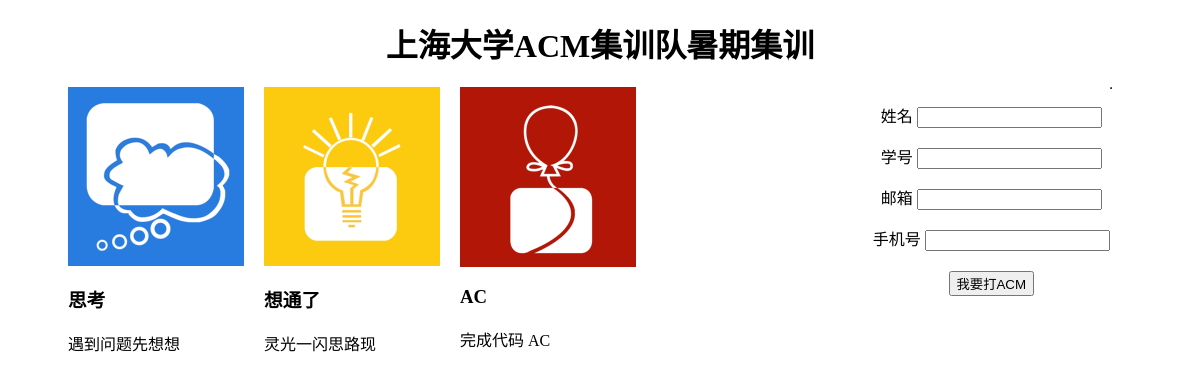
Before: / with the older database file.
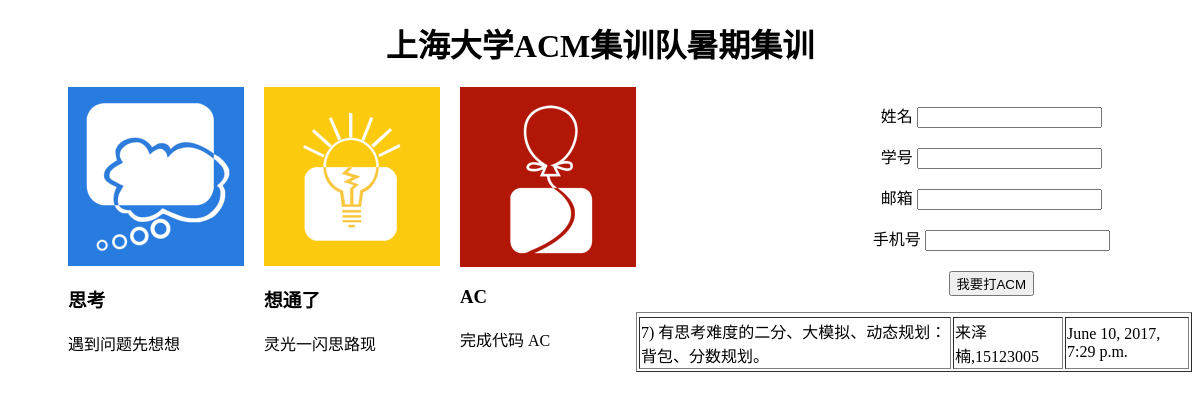
After: the same page with the newer database file.
### enroll/models.py (models this page shows)
class Lecture(models.Model):
    topic = models.CharField(max_length = 200)
    leader  = models.ForeignKey(Acmer, related_name = 'PublishedLec')
    members = models.ManyToManyField(Acmer, related_name = 'PaticipatedLec')
    starttime = models.DateTimeField()

class Acmer(models.Model):
    name = models.CharField(max_length = 20)
    stuno = models.IntegerField()
    phone = models.CharField(max_length = 12)
    email = models.EmailField()
    def __str__(self):
        return self.name + ',' + str(self.stuno)

### enroll/views.py (the view)
# urls.py: url(r'^$', views.index, name= "index"),
def index(request):
    lectable = Lecture.objects.all()
    return render(request, 'enroll/index.html', {'lectable':lectable})

### enroll/templates/enroll/index.html (shortened to what this page needs)
{% load static %}
<link rel="stylesheet" href="{% static 'enroll/culture.css'%}" />
<div class = "logo-culture">
  <h1 id = "logo-culture-headline"> 上海大学ACM集训队暑期集训</h1>
  <ul id = "logo-culture-wrapper">
    <li>
      <img src="{%static 'enroll/acm_a.png'%}">
      <h3>思考</h3>
      <p>遇到问题先想想</p>
    </li>
    <li>
      <img src="{%static 'enroll/acm_b.png'%}">
      <h3>想通了</h3>
      <p>灵光一闪思路现</p>
    </li>
    <li>
      <img src="{%static 'enroll/acm_c.png'%}">
      <h3>AC</h3>
      <p>完成代码 AC</p>
    </li>
  </ul>
</div>
<form class = "infoform" action="/accept/" method = "post" style = "text-align:center">
  <label for="name">姓名</label> <input type = "text" name = "name" id = "name" /><br />
  <label for="stuno">学号</label> <input type = "text" name = "stuno" id = "stuno" /><br />
  <label for="email">邮箱</label> <input type = "text" name = "email" id = "email" /><br />
  <label for="phone">手机号</label> <input type = "text" name = "phone" id = "phone" /><br />
  <input type="submit" value = "我要打ACM"/><br />
</form>
<table class = "lecture-table" border = "1">
  {% for lecture in lectable %}
  <tr>
      <td>{{lecture.topic}}</td>
      <td>{{lecture.leader}}</td>
      <td>{{lecture.starttime}}</td>
  </tr>
  {% endfor %}
</table>

### enroll/static/enroll/culture.css (style rules this page uses)
form { float: left; margin-left: 20%; }
form.infoform input { margin-top: 20px; }
.logo-culture>ul { list-style: none; }
.logo-culture>h1 { margin-top: 20px; text-align: center; }
.logo-culture>ul>li { float: left; padding-left: 20px; }

Changed rows visible on the page:
added Lecture: topic "7) 有思考难度的二分、大模拟、动态规划：背包、分数规划。", leader "来泽楠,15123005", starttime "June 10, 2017, 7:29 p.m."
